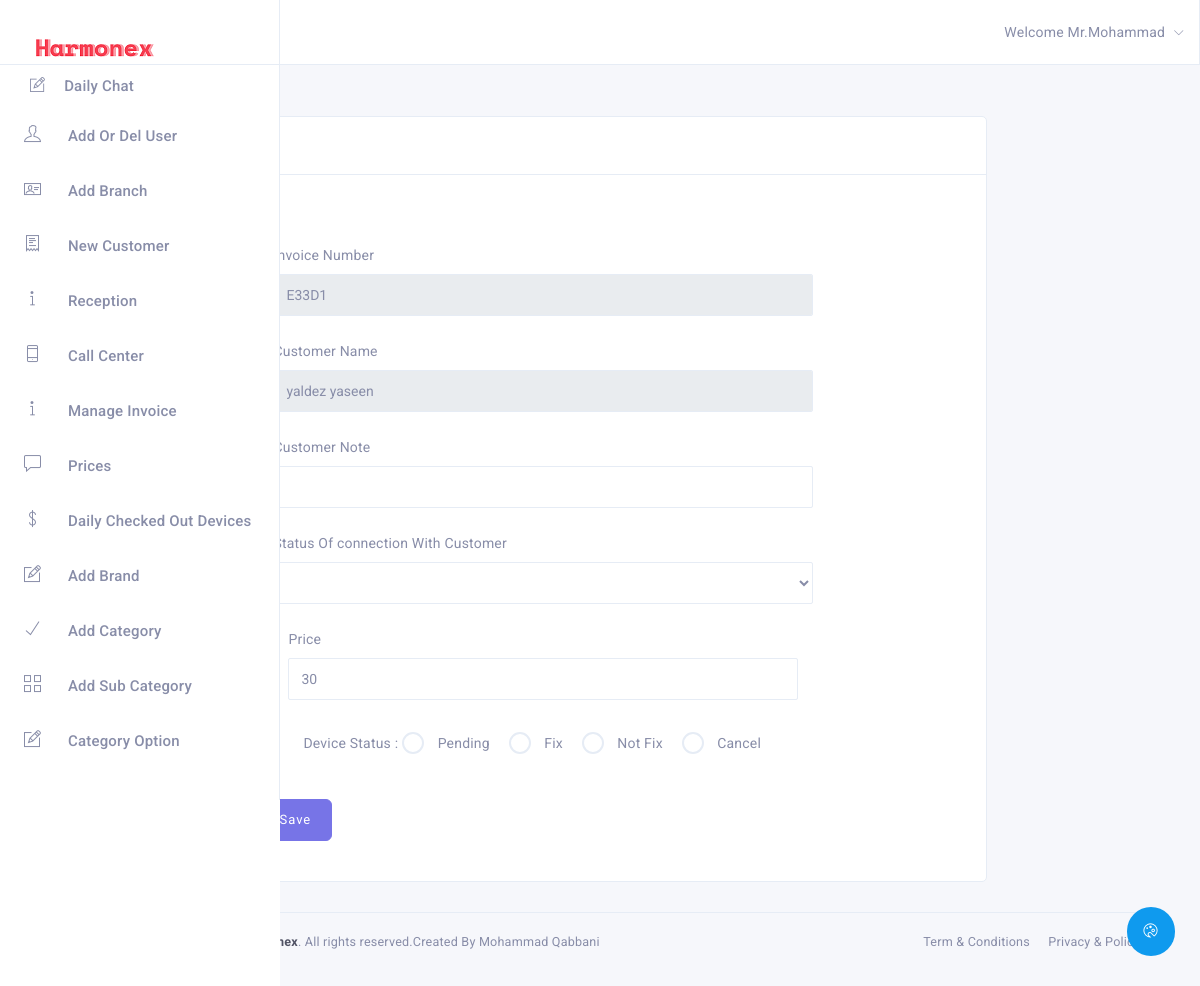
Screenshot of /editCallCenter.php?inv=E33D1 (signed in) with the database file from the repository.
### tables this page shows
CREATE TABLE `invoice` (
  `invoice_id` int(5) NOT NULL,
  `invoice_number` varchar(20) NOT NULL,
  `cus_id` int(5) NOT NULL,
  `admin_id` int(5) NOT NULL,
  `device_type` varchar(150) NOT NULL,
  `device_color` varchar(150) NOT NULL,
  `device_question` varchar(20) NOT NULL,
  `device_status` varchar(20) NOT NULL,
  `device_problem` varchar(150) NOT NULL,
  `device_imei` varchar(50) NOT NULL,
  `device_note` text NOT NULL,
  `device_accessories` text NOT NULL,
  `device_price` float NOT NULL,
  `entry_date` date NOT NULL,
  `entry_time` time NOT NULL,
  `finish_main_date` date DEFAULT NULL,
  `finish_main_time` time DEFAULT NULL,
  `bill_date` date DEFAULT NULL,
  `bill_time` time DEFAULT NULL,
  `hidden_price` float NOT NULL,
  `feedback_callcenter` text DEFAULT NULL
);

CREATE TABLE `customer` (
  `cus_id` int(5) NOT NULL,
  `cus_name` varchar(150) NOT NULL,
  `cus_phone` varchar(15) NOT NULL,
  `cus_create_date` date NOT NULL,
  `cus_create_time` time NOT NULL,
  `branch_id` int(5) NOT NULL
);

### editCallCenter.php (the view, shortened to what this page needs)
<?php include './includes/header.php'; ?>
<?php include './includes/config.php' ?>;
<?php
$invoiceNumber = $_GET['inv'];
$queryEdidInv = " SELECT * FROM `invoice` WHERE `invoice_number`= '$invoiceNumber'";
$resultEditInv = mysqli_query($con, $queryEdidInv);
$rowEditInv = mysqli_fetch_assoc($resultEditInv);
?>
<div class="main-content">
    <div class="container-fluid">
        <div class="row">
            <div class="col-md-10">
                <div class="card">
                    <div class="card-heading border bottom">
                        <h4 class="card-title">Edit Customer</h4>
                    </div>
                    <div class="card-block">
                        <div class="mrg-top-40">
                            <div class="row">
                                <div class="col-md-8 ml-auto mr-auto">
                                    <form action="" method="post" role="form" id="form-validation">
                                        <div class="row">
                                            <div class="col-md-12">
                                                <div class="form-group">
                                                    <label for="full_name">Invoice Number</label>
                                                    <input type="text" class="form-control"
                                                           id="branch_name" name="invoiceNumber"
                                                           readonly autocomplete="off" value='<?php echo $rowEditInv['invoice_number']; ?>'>
                                                </div>
                                            </div>
                                            <div class="col-md-12">
                                                <div class="form-group">
                                                    <label for="full_name">Customer Name</label>
                                                    <input type="text" class="form-control"
                                                    <?php
                                                    $queryRetName = "SELECT * FROM `customer` WHERE `cus_id` = '{$rowEditInv['cus_id']}'";
                                                    $resultRetName = mysqli_query($con, $queryRetName);
                                                    $rowEd = mysqli_fetch_assoc($resultRetName);
                                                    ?>
                                                           id="branch_name" name="invoiceNumber"
                                                           readonly autocomplete="off" value='<?php echo $rowEd['cus_name']; ?>'>
                                                </div>
                                            </div>
                                            <div class="col-md-12">
                                                <div class="form-group">
                                                    <label for="full_name">Customer Note</label>
                                                    <input type="text" class="form-control"
                                                           id="branch_name" name="cusNote"
                                                           autocomplete="off" value='<?php echo $rowEditInv['device_note']; ?>'>
                                                </div>
                                            </div>
                                            <div class="col-md-12">
                                                <div class="form-group">
                                                    <label>Status Of connection With Customer</label>
                                                    <select name="feedback" class="form-control" required>
                                                        <option value=""></option>
                                                        <option value="Answered" <?php
                                                    if ($rowEditInv['feedback_callcenter'] == 'Answered') {
                                                        echo 'selected';
                                                    } else {
                                                    }
                                                    ?>>Answered</option>
                                                    </select>
                                                </div>
                                                <div class="col-md-12">
                                                    <div class="form-group">
                                                        <label for="full_name">Price</label>
                                                        <input type="text" class="form-control"
                                                               id="branch_name" name="price"
                                                               autocomplete="off" value='<?php echo $rowEditInv['device_price']; ?>'>
                                                    </div>
                                                </div>
                                                <div class="col-md-12">
                                                    <div class="form-group">
                                                        <div class="col-md-12">
                                                            <div class="form-group">
                                                                <div class="radio radio-inline">
                                                                    <label >Device Status : </label>
                                                                    <label for="rad1"> Pending</label>
                                                                </div>
                                                                <div class="radio radio-inline">
                                                                    <label for="rad2"> Fix</label>
                                                                </div>
                                                                <div class="radio radio-inline">
                                                                    <label for="rad3"> Not Fix</label>
                                                                </div>
                                                                <div class="radio radio-inline">
                                                                    <label for="rad4"> Cancel</label>
                                                                </div>
                                                            </div>
                                                        </div>
                                                    </div>
                                                </div>
                                            </div>
                                            <div class="row">
                                                <div class="col-md-12">
                                                    <div class="text-right mrg-top-5">
                                                        <button type="submit" class="btn btn-primary" name="Save" value="Save">Save</button>
                                                    </div>
                                                </div>
                                            </div>
                                    </form>
                                </div>
                            </div>
                        </div>
                    </div>
                </div>
            </div>
        </div>
    </div>
    <?php include './includes/footer.php'; ?>

### includes/header.php (style rules this page uses)
html, body { height: auto; }

### rows the page displays
invoice: invoiceNumber "E33D1", price "30"
customer: invoiceNumber "yaldez yaseen"

### other values shown
$_SESSION['admin_name'] "Mohammad"
